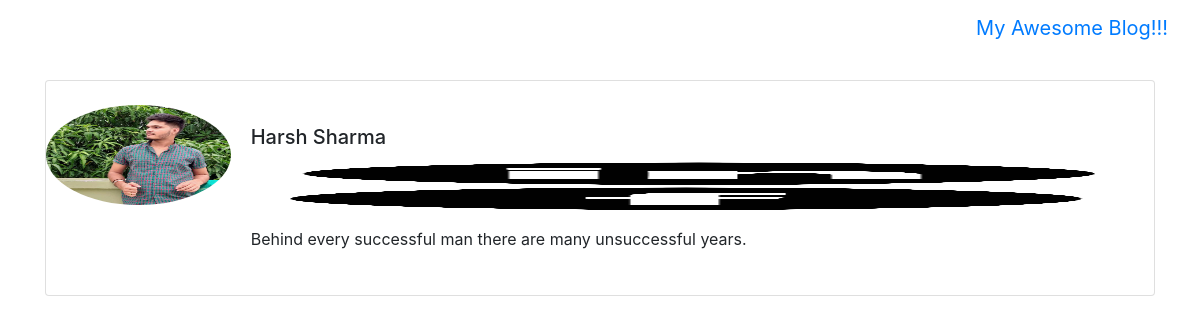
/members/1/profile/, run on the app's committed database.
### theblog/models.py (models this page shows, shortened)
class Profile(models.Model):
    user = models.OneToOneField(User, null=True, on_delete=models.CASCADE)
    bio = models.TextField()
    profile_pic =  models.ImageField(null=True, blank=True, upload_to="images/profile/")
    website_url = models.CharField(max_length=255, null=True, blank=True)
    facebook_url = models.CharField(max_length=255, null=True, blank=True)
    instagram_url = models.CharField(max_length=255, null=True, blank=True)
    twitter_url = models.CharField(max_length=255, null=True, blank=True)
    pinterest_url = models.CharField(max_length=255, null=True, blank=True)

### members/views.py (the view)
# urls.py: path('<int:pk>/profile/', ShowProfilePageView.as_view(), name='show_profile_page'),
class ShowProfilePageView(DetailView):
    model = Profile
    template_name = 'registration/user_profile.html'
    def get_context_data(self, *args, **kwargs):
        context = super(ShowProfilePageView, self).get_context_data(*args, **kwargs)
        page_user = get_object_or_404(Profile, id=self.kwargs['pk'])
        context["page_user"] = page_user
        return context

### members/templates/registration/user_profile.html (shortened to what this page needs)
{% extends 'base.html' %}
{% load static %}
{% block content %}
<div class="card mb-3"><br>
    <div class="row no-gutters">
      <div class="col-md-2">
      {% if page_user.profile_pic %}
        <img src="{{page_user.profile_pic.url}}" class="card-img rounded-circle" alt="..." width="100" height="100">
       {% else %}
        <img src="{% static 'theblog/images/user.png' %}" class="card-img rounded-circle" alt="..." width="100" height="100">
       {% endif %}
      </div>
      <div class="col-md-10">
        <div class="card-body">
          <h5 class="card-title">{{page_user.user.first_name}} {{page_user.user.last_name}}</h5>
          <p class="small text-muted">
              {% if page_user.website_url %}
               <a href="{{page_user.website_url}}"><img src="{% static 'theblog/images/linkedin.webp' %}" class="card-img rounded-circle" alt="..." width="25" height="25"></a>
              {% endif %}
              {% if page_user.facebook_url %}
                 <a href="{{page_user.facebook_url}}"><img src="{% static 'theblog/images/facebook.webp' %}" class="card-img rounded-circle" alt="..." width="25" height="25"></a>
              {% endif %}
          </p>
          <p class="card-text">{{ page_user.bio}}</p>
        </div>
      </div>
    </div><br>
  </div>
{% endblock %}

### data on the page
Profile: profile_pic (picture), user.first_name "Harsh", user.last_name "Sharma", bio "Behind every successful man there are many unsuccessful years."
